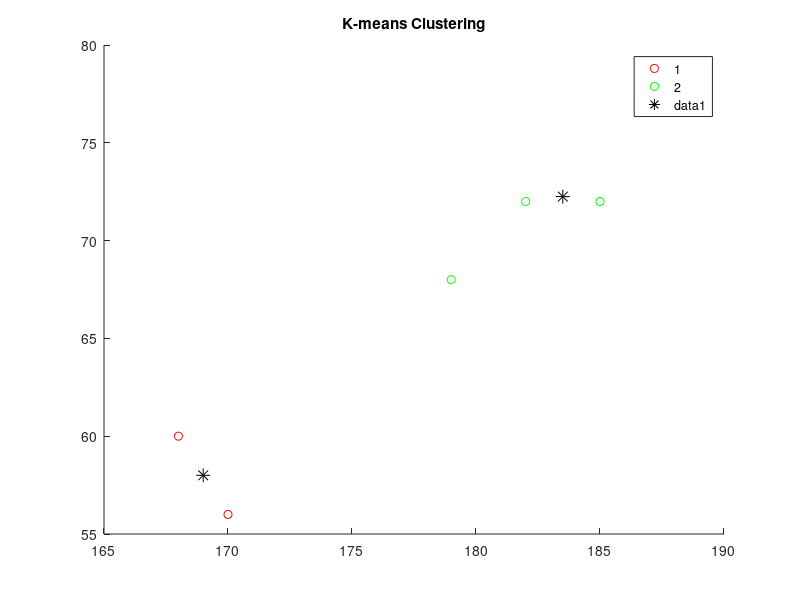

The MATLAB script that drew this image:
                  % This code is contributed by Miss Chatgpt and Mohitha......

% Generate sample data
%rng(1); % Set random seed for reproducibility
%X = [randn(100, 2) * 0.75 + ones(100, 1);randn(100, 2) * 0.5 - ones(100, 1)];
X=[185  72 ; 170 56 ;
    168 60 ; 179 68 ;
    182 72; 188 77]

% Set the number of clusters (k)
k = 2;

% Perform k-means clustering
[idx, centers] = kmeans(X, k); 
% returns the cluster indices idx indicating which cluster each point belongs to, as well as the cluster centers centers
variances = zeros(k, 1);
for i = 1:k
    cluster_points = X(idx == i);
    variances(i) = var(cluster_points)
end
% Plot the data points and cluster centers
figure;
gscatter(X(:,1), X(:,2), idx, 'rg', 'o');
hold on;
plot(centers(:,1), centers(:,2), 'k*', 'MarkerSize', 10);
hold off;
title('K-means Clustering');

